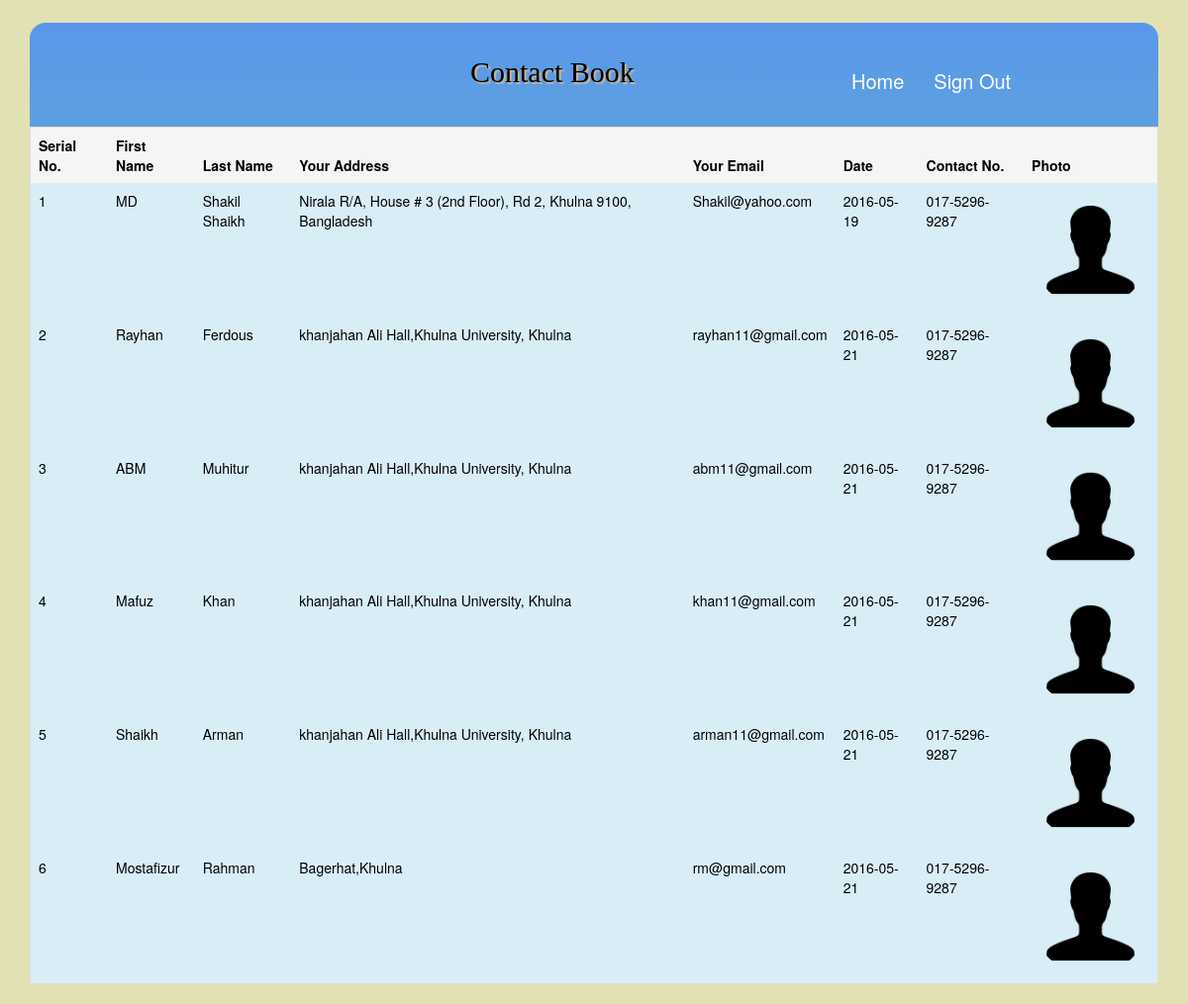
Page /form/adminViewContact.php?id=58 (signed in) on the committed database.
### tables this page shows
CREATE TABLE IF NOT EXISTS `tbl_contact` (
`user_id` int(11) NOT NULL,
  `st_contact_id` int(11) NOT NULL,
  `firststname` varchar(100) NOT NULL,
  `lastname` varchar(100) NOT NULL,
  `address` varchar(255) NOT NULL,
  `email` varchar(100) NOT NULL,
  `contact_date` varchar(15) NOT NULL,
  `phone` varchar(20) NOT NULL,
  `image_name` varchar(15) NOT NULL,
  `rel_status` varchar(100) NOT NULL
);

### form/adminViewContact.php (the view, shortened to what this page needs)
<?php
	if(isset($_REQUEST['id']))
	{
		$id= $_REQUEST['id'] ;
	}
?>
<!DOCTYPE HTML>
<html>
		<link rel = "stylesheet" href = "css/bootstrap.min.css"/>
		<link rel = "stylesheet" href = "css/styles.css"/>
<body>
	<div class="wrapper">
		<div class="container">
			<div class="dashboard_main">
				<div class="">
					<div class="main_header">
						<div class="col-md-8 reg_title">
							<h2>Contact Book</h2>
						</div>
						<div class="col-md-4 menu">
							<ul class="text-center">
								<li><a href="adminprofile.php"> Home </a></li>
								<li><a href="logout.php"> Sign Out</a></li>
							</ul>
						</div>
					</div>
				</div>
				<div class="table-responsive tbl_reg">
					<table class="table table-hover table-bordered" >
						<thead>
							<tr class="active">
								<th>Serial No.</th>
								<th>First Name</th>
								<th>Last Name</th>
								<th>Your Address</th>
								<th>Your Email</th>
								<th>Date</th>
								<th>Contact No.</th>
								<th>Photo</th>
							</tr>
						</thead>
						<tbody>
						<?php
							$Query = "SELECT * FROM tbl_contact WHERE  st_contact_id= $id ";
							$result = mysql_query($Query);
							$i=0;
							while($row = mysql_fetch_array($result))
							{
								$i++;
						?>
								<tr class="info">
									<td><?php  echo $i ; ?></td>
									<td><?php  echo $row['firststname']; ?></td>
									<td><?php  echo $row['lastname']; ?></td>
									<td><?php  echo $row['address']; ?></td>
									<td><?php  echo $row['email']; ?></td>
									<td><?php  echo $row['contact_date']; ?></td>
									<td><?php  echo $row['phone']; ?></td>
									<td><img class="img-responsive img-circle" src="<?php echo $row['image_name']; ?>" ></td>
								</tr>
							<?php
							}
						?>
						</tbody>
					</table>
				 </div>
			</div>
		</div>
	</div>
</body>
</html>

### form/css/styles.css (style rules this page uses)
body { background: #e2e1b3 none repeat fixed 0 0; }
.wrapper .menu { margin-bottom: 2%; margin-top: 4%; }
.menu ul li { float: left; list-style: outside none none; }
.menu ul li a { color: #fff; display: block; font-size: 20px; margin-bottom: 4px; padding-bottom: 4px; padding-left: 15px; padding-right: 15px; text-decoration: none; }
.wrapper .dashboard_main { background: rgba(0, 0, 0, 0) linear-gradient(#5a97eb, #74ec7f) repeat scroll 0 0; border-radius: 16px 16px 0 0; color: #000; font-size: 14px; margin-top: 2%; padding: 0; }
.wrapper .tbl_reg { border: medium none; overflow: visible; }
.tbl_reg .table tbody td { border: medium none; }
.tbl_reg .table thead tr th { border: medium none; }
.reg_title h2 { color: #000; font-family: "Limelight",cursive; margin-top: 4.5%; padding-left: 430px; text-shadow: 2px 2px 1px tan; }

### rows in the picture
tbl_contact: firststname "MD", lastname "Shakil Shaikh", address "Nirala R/A, House # 3 (2nd Floor), Rd 2, Khulna 9100, Bangladesh", email "Shakil@yahoo.com", contact_date "2016-05-19", phone "017-5296-9287", image_name (picture)
tbl_contact: firststname "Rayhan", lastname "Ferdous", address "khanjahan Ali Hall,Khulna University, Khulna", email "rayhan11@gmail.com", contact_date "2016-05-21", phone "017-5296-9287", image_name (picture)
tbl_contact: firststname "ABM", lastname "Muhitur", address "khanjahan Ali Hall,Khulna University, Khulna", email "abm11@gmail.com", contact_date "2016-05-21", phone "017-5296-9287", image_name (picture)
tbl_contact: firststname "Mafuz", lastname "Khan", address "khanjahan Ali Hall,Khulna University, Khulna", email "khan11@gmail.com", contact_date "2016-05-21", phone "017-5296-9287", image_name (picture)
tbl_contact: firststname "Shaikh", lastname "Arman", address "khanjahan Ali Hall,Khulna University, Khulna", email "arman11@gmail.com", contact_date "2016-05-21", phone "017-5296-9287", image_name (picture)
tbl_contact: firststname "Mostafizur", lastname "Rahman", address "Bagerhat,Khulna", email "rm@gmail.com", contact_date "2016-05-21", phone "017-5296-9287", image_name (picture)
